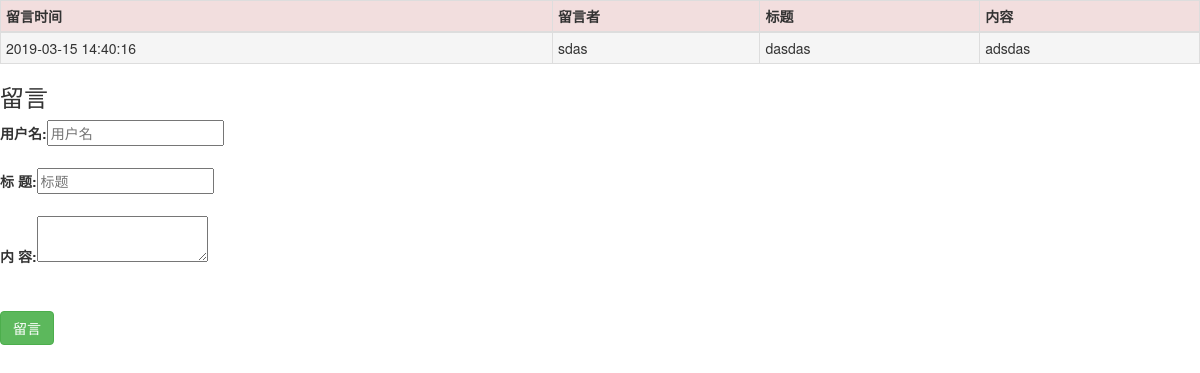
The app's page /guestbook/index/, older data.
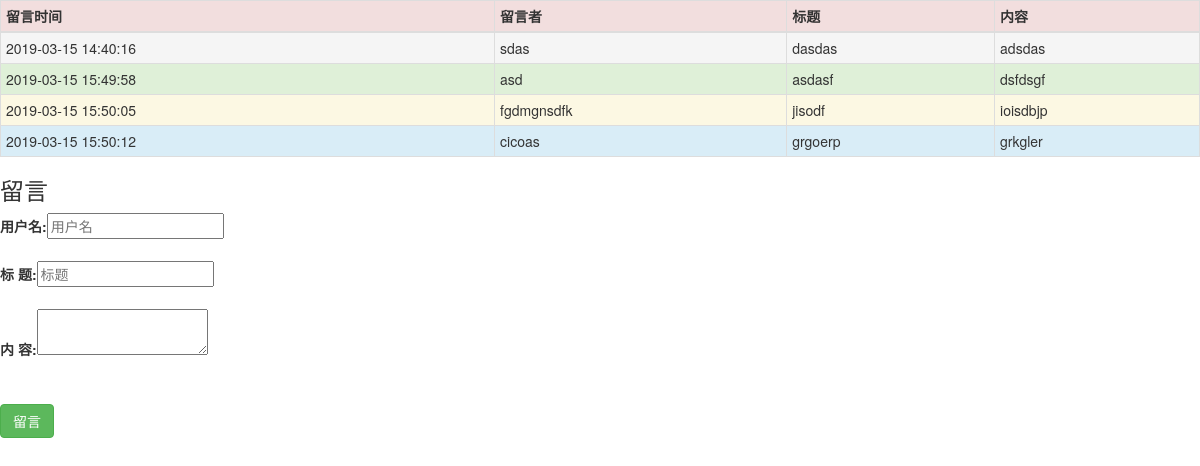
The same page, newer data.
### guestbook/models.py (models this page shows, shortened)
class Message(models.Model):
    username=models.CharField(max_length=256)
    title=models.CharField(max_length=512)
    content=models.TextField(max_length=256)
    publish=models.DateTimeField()

### guestbook/views.py (the view)
def index(request):
    messages = models.Message.objects.all()
    return render(request, 'index.html', {'messages' : messages})

### template/index.html (shortened to what this page needs)
<!DOCTYPE html>
<html>
    <head>
        <link rel="stylesheet" href="https://cdn.bootcss.com/bootstrap/3.3.7/css/bootstrap.min.css">
    </head>
    <body>
        <table class="table table-striped table-bordered table-hover table-condensed">
            <thead>
                <tr class="danger">
                    <th>留言时间</th>
                    <th>留言者</th>
                    <th>标题</th>
                    <th>内容</th>
                </tr>
            </thead>
            <tbody>
                {% if messages %}
                    {% for message in messages %}
                        <tr class="{% cycle 'active' 'success' 'warning' 'info' %}">
                            <td>{{ message.publish|date:'Y-m-d H:i:s' }}</td>
                            <td>{{ message.username }}</td>
                            <td>{{ message.title }}</td>
                            <td>{{ message.content }}</td>
                        </tr>
                    {% endfor %}
                {% else %}
                    <tr>
                        <td colspan="4">无数据</td>
                    </tr>
                {% endif %}
            </tbody>
            </table>
        <h3>留言</h3>
        <form action="/guestbook/save/" method="POST" novalidate="novalidate">
            <table class="table table-striped table-bordered table-hover table-condensed">
				<label>用户名:</label> <input type="text" name="username" placeholder="用户名" /> <br /><br />
	            <label>标  题:</label> <input type="text" name="title" placeholder="标题" /><br /><br />
	            <label>内  容:</label> <textarea name="content" placeholder="内容"> </textarea><br /><br />
            </table>
            <input class="btn btn-success" type="submit" value="留言"/>
        </form>
    </body>
</html>

Row changes from the older to the newer data that the page shows:
added Message: publish "2019-03-15 15:49:58", username "asd", title "asdasf", content "dsfdsgf"
added Message: publish "2019-03-15 15:50:05", username "fgdmgnsdfk", title "jisodf", content "ioisdbjp"
added Message: publish "2019-03-15 15:50:12", username "cicoas", title "grgoerp", content "grkgler"
